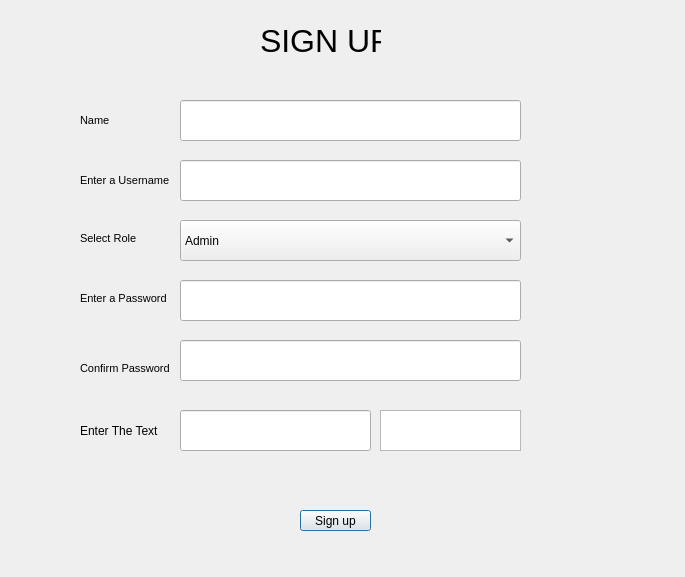
<?xml version="1.0" encoding="UTF-8"?>
<ui version="4.0">
 <class>signup_form</class>
 <widget class="QDialog" name="signup_form">
  <property name="geometry">
   <rect>
    <x>0</x>
    <y>0</y>
    <width>685</width>
    <height>577</height>
   </rect>
  </property>
  <property name="mouseTracking">
   <bool>false</bool>
  </property>
  <property name="tabletTracking">
   <bool>false</bool>
  </property>
  <property name="windowTitle">
   <string>Dialog</string>
  </property>
  <property name="windowIcon">
   <iconset resource="../resources/logo.qrc">
    <normaloff>:/&lt;noprefix&gt;/4chan.png</normaloff>:/&lt;noprefix&gt;/4chan.png</iconset>
  </property>
  <property name="styleSheet">
   <string notr="true"/>
  </property>
  <property name="modal">
   <bool>false</bool>
  </property>
  <widget class="QLabel" name="label_signin">
   <property name="geometry">
    <rect>
     <x>260</x>
     <y>20</y>
     <width>121</width>
     <height>41</height>
    </rect>
   </property>
   <property name="styleSheet">
    <string notr="true">font-size:24pt</string>
   </property>
   <property name="text">
    <string>SIGN UP</string>
   </property>
  </widget>
  <widget class="QLabel" name="label_captcha">
   <property name="geometry">
    <rect>
     <x>80</x>
     <y>420</y>
     <width>81</width>
     <height>21</height>
    </rect>
   </property>
   <property name="text">
    <string>Enter The Text</string>
   </property>
  </widget>
  <widget class="QLineEdit" name="captcha_fill">
   <property name="geometry">
    <rect>
     <x>180</x>
     <y>410</y>
     <width>191</width>
     <height>41</height>
    </rect>
   </property>
   <property name="maxLength">
    <number>6</number>
   </property>
  </widget>
  <widget class="QLabel" name="label_role">
   <property name="geometry">
    <rect>
     <x>80</x>
     <y>230</y>
     <width>71</width>
     <height>16</height>
    </rect>
   </property>
   <property name="styleSheet">
    <string notr="true">font-size:8pt
</string>
   </property>
   <property name="text">
    <string>Select Role</string>
   </property>
  </widget>
  <widget class="QComboBox" name="role">
   <property name="geometry">
    <rect>
     <x>180</x>
     <y>220</y>
     <width>341</width>
     <height>41</height>
    </rect>
   </property>
   <item>
    <property name="text">
     <string>Admin</string>
    </property>
   </item>
   <item>
    <property name="text">
     <string>User</string>
    </property>
   </item>
  </widget>
  <widget class="QLabel" name="label_con_pass">
   <property name="geometry">
    <rect>
     <x>80</x>
     <y>360</y>
     <width>91</width>
     <height>16</height>
    </rect>
   </property>
   <property name="styleSheet">
    <string notr="true">font-size:8pt
</string>
   </property>
   <property name="text">
    <string>Confirm Password</string>
   </property>
  </widget>
  <widget class="QLineEdit" name="password">
   <property name="geometry">
    <rect>
     <x>180</x>
     <y>280</y>
     <width>341</width>
     <height>41</height>
    </rect>
   </property>
   <property name="maxLength">
    <number>8</number>
   </property>
   <property name="echoMode">
    <enum>QLineEdit::PasswordEchoOnEdit</enum>
   </property>
  </widget>
  <widget class="QLineEdit" name="conf_password">
   <property name="geometry">
    <rect>
     <x>180</x>
     <y>340</y>
     <width>341</width>
     <height>41</height>
    </rect>
   </property>
   <property name="maxLength">
    <number>8</number>
   </property>
   <property name="echoMode">
    <enum>QLineEdit::PasswordEchoOnEdit</enum>
   </property>
  </widget>
  <widget class="QGraphicsView" name="captcha">
   <property name="geometry">
    <rect>
     <x>380</x>
     <y>410</y>
     <width>141</width>
     <height>41</height>
    </rect>
   </property>
   <property name="contextMenuPolicy">
    <enum>Qt::ActionsContextMenu</enum>
   </property>
  </widget>
  <widget class="QPushButton" name="signup_button">
   <property name="geometry">
    <rect>
     <x>300</x>
     <y>510</y>
     <width>71</width>
     <height>21</height>
    </rect>
   </property>
   <property name="text">
    <string>Sign up</string>
   </property>
  </widget>
  <widget class="QLabel" name="label_pass">
   <property name="geometry">
    <rect>
     <x>80</x>
     <y>290</y>
     <width>91</width>
     <height>16</height>
    </rect>
   </property>
   <property name="styleSheet">
    <string notr="true">font-size:8pt
</string>
   </property>
   <property name="text">
    <string>Enter a Password</string>
   </property>
  </widget>
  <widget class="QLabel" name="label_username">
   <property name="geometry">
    <rect>
     <x>80</x>
     <y>170</y>
     <width>101</width>
     <height>21</height>
    </rect>
   </property>
   <property name="styleSheet">
    <string notr="true">font-size:8pt</string>
   </property>
   <property name="text">
    <string>Enter a Username</string>
   </property>
  </widget>
  <widget class="QLineEdit" name="username">
   <property name="geometry">
    <rect>
     <x>180</x>
     <y>160</y>
     <width>341</width>
     <height>41</height>
    </rect>
   </property>
   <property name="maxLength">
    <number>10</number>
   </property>
  </widget>
  <widget class="QLineEdit" name="name">
   <property name="geometry">
    <rect>
     <x>180</x>
     <y>100</y>
     <width>341</width>
     <height>41</height>
    </rect>
   </property>
   <property name="maxLength">
    <number>30</number>
   </property>
  </widget>
  <widget class="QLabel" name="label_name">
   <property name="geometry">
    <rect>
     <x>80</x>
     <y>110</y>
     <width>47</width>
     <height>21</height>
    </rect>
   </property>
   <property name="styleSheet">
    <string notr="true">font-size:8pt</string>
   </property>
   <property name="text">
    <string>Name</string>
   </property>
  </widget>
  <widget class="QLabel" name="name_warning">
   <property name="geometry">
    <rect>
     <x>180</x>
     <y>140</y>
     <width>341</width>
     <height>16</height>
    </rect>
   </property>
   <property name="styleSheet">
    <string notr="true">color: rgb(255, 0, 0);</string>
   </property>
   <property name="text">
    <string>&lt;html&gt;&lt;head/&gt;&lt;body&gt;&lt;p&gt;&lt;br/&gt;&lt;/p&gt;&lt;/body&gt;&lt;/html&gt;</string>
   </property>
   <property name="scaledContents">
    <bool>false</bool>
   </property>
   <property name="wordWrap">
    <bool>false</bool>
   </property>
   <property name="buddy">
    <cstring></cstring>
   </property>
  </widget>
  <widget class="QLabel" name="usrname_warning">
   <property name="geometry">
    <rect>
     <x>180</x>
     <y>200</y>
     <width>341</width>
     <height>16</height>
    </rect>
   </property>
   <property name="styleSheet">
    <string notr="true">color: rgb(255, 0, 0);</string>
   </property>
   <property name="text">
    <string>&lt;html&gt;&lt;head/&gt;&lt;body&gt;&lt;p&gt;&lt;br/&gt;&lt;/p&gt;&lt;/body&gt;&lt;/html&gt;</string>
   </property>
   <property name="scaledContents">
    <bool>false</bool>
   </property>
   <property name="wordWrap">
    <bool>false</bool>
   </property>
   <property name="buddy">
    <cstring></cstring>
   </property>
  </widget>
  <widget class="QLabel" name="captcha_warning">
   <property name="geometry">
    <rect>
     <x>180</x>
     <y>450</y>
     <width>201</width>
     <height>20</height>
    </rect>
   </property>
   <property name="styleSheet">
    <string notr="true">color: rgb(255, 0, 0);</string>
   </property>
   <property name="text">
    <string>&lt;html&gt;&lt;head/&gt;&lt;body&gt;&lt;p&gt;&lt;br/&gt;&lt;/p&gt;&lt;/body&gt;&lt;/html&gt;</string>
   </property>
   <property name="scaledContents">
    <bool>false</bool>
   </property>
   <property name="wordWrap">
    <bool>false</bool>
   </property>
   <property name="buddy">
    <cstring></cstring>
   </property>
  </widget>
  <widget class="QLabel" name="confpass_warning">
   <property name="geometry">
    <rect>
     <x>180</x>
     <y>380</y>
     <width>341</width>
     <height>16</height>
    </rect>
   </property>
   <property name="styleSheet">
    <string notr="true">color: rgb(255, 0, 0);</string>
   </property>
   <property name="text">
    <string>&lt;html&gt;&lt;head/&gt;&lt;body&gt;&lt;p&gt;&lt;br/&gt;&lt;/p&gt;&lt;/body&gt;&lt;/html&gt;</string>
   </property>
   <property name="scaledContents">
    <bool>false</bool>
   </property>
   <property name="wordWrap">
    <bool>false</bool>
   </property>
   <property name="buddy">
    <cstring></cstring>
   </property>
  </widget>
  <widget class="QLabel" name="pass_warning">
   <property name="geometry">
    <rect>
     <x>180</x>
     <y>320</y>
     <width>341</width>
     <height>16</height>
    </rect>
   </property>
   <property name="styleSheet">
    <string notr="true">color: rgb(255, 0, 0);</string>
   </property>
   <property name="text">
    <string>&lt;html&gt;&lt;head/&gt;&lt;body&gt;&lt;p&gt;&lt;br/&gt;&lt;/p&gt;&lt;/body&gt;&lt;/html&gt;</string>
   </property>
   <property name="scaledContents">
    <bool>false</bool>
   </property>
   <property name="wordWrap">
    <bool>false</bool>
   </property>
   <property name="buddy">
    <cstring></cstring>
   </property>
  </widget>
  <widget class="QPushButton" name="show_pass">
   <property name="geometry">
    <rect>
     <x>490</x>
     <y>290</y>
     <width>21</width>
     <height>21</height>
    </rect>
   </property>
   <property name="autoFillBackground">
    <bool>false</bool>
   </property>
   <property name="text">
    <string/>
   </property>
   <property name="icon">
    <iconset resource="../resources/logo.qrc">
     <normaloff>:/&lt;noprefix&gt;/view.png</normaloff>:/&lt;noprefix&gt;/view.png</iconset>
   </property>
   <property name="checkable">
    <bool>true</bool>
   </property>
   <property name="autoRepeat">
    <bool>false</bool>
   </property>
   <property name="default">
    <bool>false</bool>
   </property>
   <property name="flat">
    <bool>true</bool>
   </property>
  </widget>
  <widget class="QPushButton" name="show_conf_pass">
   <property name="geometry">
    <rect>
     <x>490</x>
     <y>350</y>
     <width>21</width>
     <height>21</height>
    </rect>
   </property>
   <property name="autoFillBackground">
    <bool>false</bool>
   </property>
   <property name="text">
    <string/>
   </property>
   <property name="icon">
    <iconset resource="../resources/logo.qrc">
     <normaloff>:/&lt;noprefix&gt;/view.png</normaloff>:/&lt;noprefix&gt;/view.png</iconset>
   </property>
   <property name="checkable">
    <bool>true</bool>
   </property>
   <property name="autoRepeat">
    <bool>false</bool>
   </property>
   <property name="default">
    <bool>false</bool>
   </property>
   <property name="flat">
    <bool>true</bool>
   </property>
  </widget>
  <widget class="QPushButton" name="backbutton">
   <property name="geometry">
    <rect>
     <x>20</x>
     <y>20</y>
     <width>41</width>
     <height>41</height>
    </rect>
   </property>
   <property name="text">
    <string/>
   </property>
   <property name="icon">
    <iconset resource="../resources/logo.qrc">
     <normaloff>:/&lt;noprefix&gt;/back-button.png</normaloff>:/&lt;noprefix&gt;/back-button.png</iconset>
   </property>
   <property name="iconSize">
    <size>
     <width>25</width>
     <height>25</height>
    </size>
   </property>
   <property name="flat">
    <bool>true</bool>
   </property>
  </widget>
 </widget>
 <resources>
  <include location="../resources/logo.qrc"/>
 </resources>
 <connections/>
</ui>
